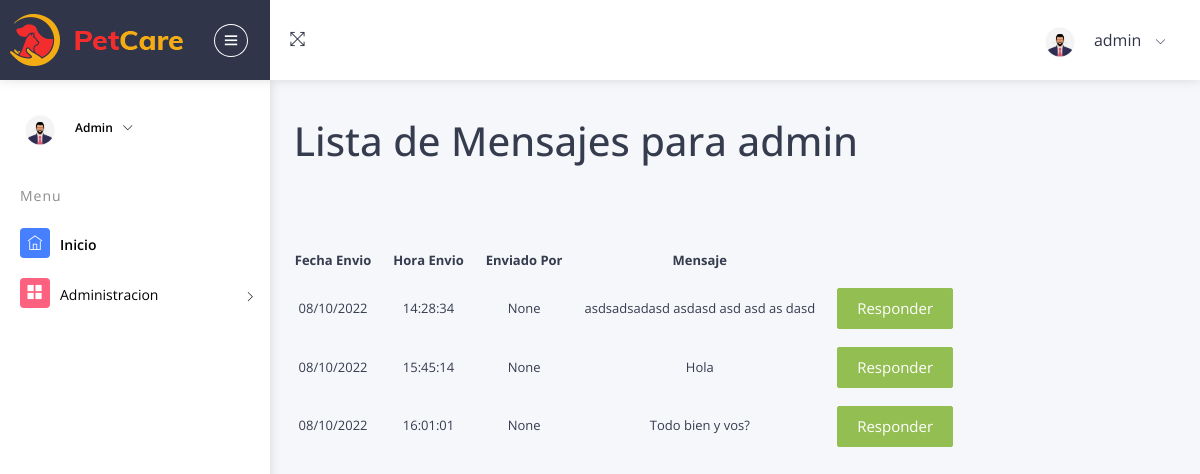
The page /Mensajeria/verMensajes/ (signed in) on the database as committed earlier.
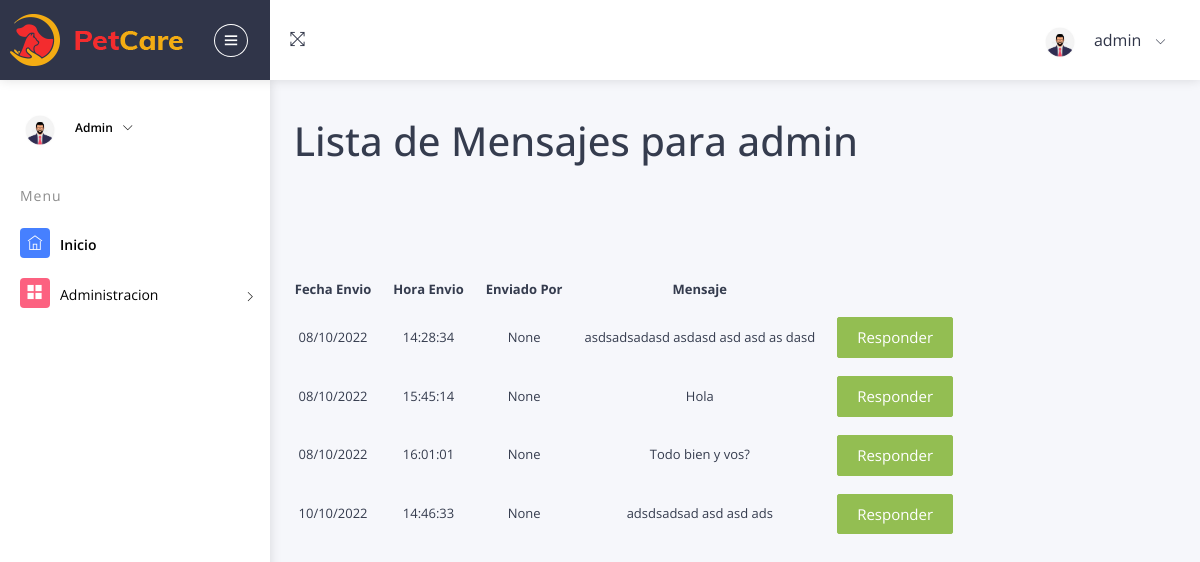
The same page on the database as committed later.
### Mensajeria/models.py (models this page shows, shortened)
class Mensajeria(models.Model):
    day = timezone.now()
    formatedDay = day.strftime("%d/%m/%Y")
    fechaMensaje = models.CharField(max_length=50, default=formatedDay)
    horaMensaje = models.CharField(max_length=50, default=get_default_my_hour)
    usuarioDestino = models.ForeignKey(
        User, null=True, blank=True, on_delete=models.CASCADE, related_name="UsuarioDestino")
    usuarioOrigen = models.ForeignKey(
        User, null=True, blank=True, on_delete=models.CASCADE, related_name="UsuarioOrigen")
    mensaje = models.CharField(max_length=500)

### Mensajeria/views.py (the view)
# urls.py: path("verMensajes/", views.verMensajes, name="verMensajes"),
@login_required
def verMensajes(request):
    usuario = request.user
    busquedaMensaje = Mensajeria.objects.filter(
        usuarioDestino=usuario)  # Filtramos por nombre de Veterinario
    return render(request, "Mensajeria/resultadoBusqueda.html", {"username": obtenerUser(request), "busquedaMensaje": busquedaMensaje, "avatar": obtenerAvatar(request)})

### AppVet/views.py (called while the page is built)
@ login_required
def obtenerAvatar(request):
    lista = Avatar.objects.filter(user=request.user)
    if len(lista) != 0:
        imagen = lista[0].imagen.url
    else:
        imagen = "/media/avatares/avatarpordefecto.png"
    return imagen

@ login_required
def obtenerUser(request):
    username = request.user.username
    return username

### Mensajeria/templates/Mensajeria/resultadoBusqueda.html (shortened to what this page needs)
{% extends "AppVet/App/app_admin.html" %} {% load static %}  {% block contenido_que_cambia %}
<h1>Lista de Mensajes para {{ username }}</h1>
{% if busquedaMensaje %}
<table>
  <tr>
    <h3>
      <th width="30"><p align="center">Fecha Envio</p></th>
      <th width="20px"><p align="center"></p></th>
      <th width="30"><p align="center">Hora Envio</p></th>
      <th width="20px"><p align="center"></p></th>
      <th width="20"><p align="center">Enviado Por</p></th>
      <th width="20px"><p align="center"></p></th>
      <th width="10"><p align="center">Mensaje</p></th>
    </h3>
  </tr>
  {% for mensaje in busquedaMensaje %}
  <tr>
    <h3>
      <td width="20"><p align="center">{{mensaje.fechaMensaje}}</p></td>
      <th width="20px"><p align="center"></p></th>
      <td width="50"><p align="center">{{mensaje.horaMensaje}}</p></td>
      <th width="20px"><p align="center"></p></th>
      <td width="50">
        <p align="center">{{mensaje.usuarioOrigen}}</p>
      </td>
      <th width="20px"><p align="center"></p></th>
      <td width="50"><p align="center">{{mensaje.mensaje}}</p></td>
      <th width="20px"><p align="center"></p></th>
    </h3>
    <td width="50">
      <p align="center">
        <a
          class="btn btn-success"
          href="{% url 'mensajes'%}"
        >
          Responder
        </a>
      </p>
    </td>
  </tr>
  <br />
  {% endfor %} {% else %}
</table>
<p>No se encontraron Veterinarios</p>
{% endif %} {% endblock %}

Rows that differ between the two databases and show on the page:
added Mensajeria: fechaMensaje "10/10/2022", horaMensaje "14:46:33", usuarioOrigen "None", mensaje "adsdsadsad asd asd ads"
